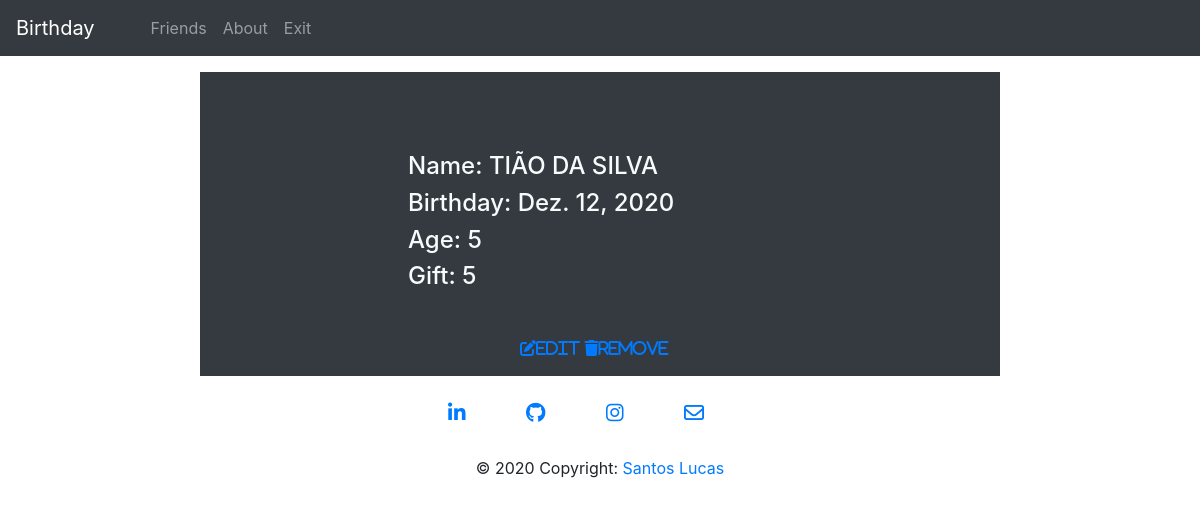
Screenshot of /friend/55 (signed in) with the database file from the repository.
### friends/models.py (models this page shows, shortened)
class Friend(models.Model):
    name = models.CharField(max_length=250, default="")
    birthday = models.DateField()
    age = models.IntegerField()
    gift = models.TextField()
    user = models.ForeignKey(get_user_model(), on_delete=models.CASCADE)

### friends/views.py (the view)
# urls.py: path('friend/<int:id>', views.friendView, name='friend-view'),
@login_required
def friendView(request, id):
    friend = get_object_or_404(Friend, pk=id)
    return render(request, 'friends/friend-view.html', {'friend': friend})

### friends/templates/friends/friend-view.html (shortened to what this page needs)
{% extends 'base.html' %}
{% block content %}
<div class="content">
    <div class="friend-infos">
        <h4>Name: {{ friend.name }}</h4>
        <h4>Birthday: {{ friend.birthday }}</h4>
        <h4>Age: {{ friend.age }}</h4>
        <h4>Gift: {{ friend.gift }}</h4>
    </div>
    <br>
    <div class="friends-actions">
        <span><a href="../editfriend/{{ friend.id }}" class="fas fa-edit">EDIT</a></span>
        <span><a href="../deletefriend/{{ friend.id }}" class="fas fa-trash">REMOVE</a></span>
    </div>
</div>
{% endblock %}

### friends/static/css/style.css (style rules this page uses)
body { margin: 0px; padding: 0px; background-image: #F6FCFC; }
a { text-decoration: none; }
@media only screen and (min-width: 960px) { .content { height: auto; width: 50em; margin: auto; padding: 1em; margin-top: 1em; background-color: #343a40; color:#F6FCFC; } }
@media only screen and (min-width: 960px) { .friend-infos { width: 50%; height: 20%; padding-top: 4em; margin: auto; } }
@media only screen and (min-width: 960px) { .friends-actions { width: 10em; padding-top: 4em; margin: auto; } }

### rows the page displays
Friend: name "TIÃO DA SILVA", birthday "Dez. 12, 2020", age "5", gift "5"
